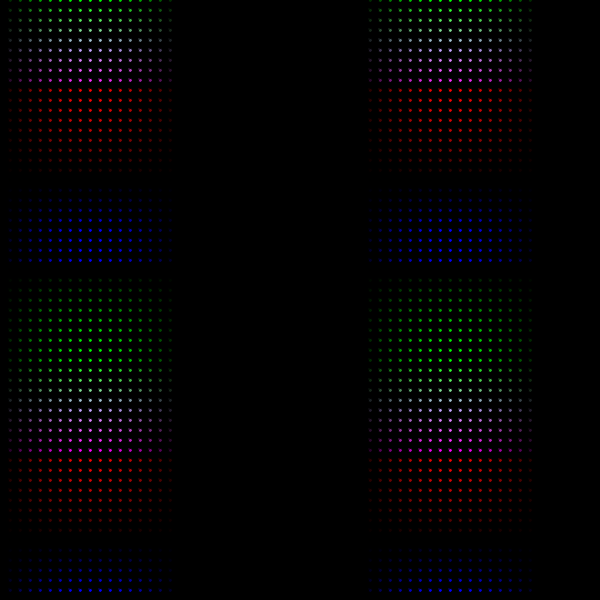
Frame 1 (no input)
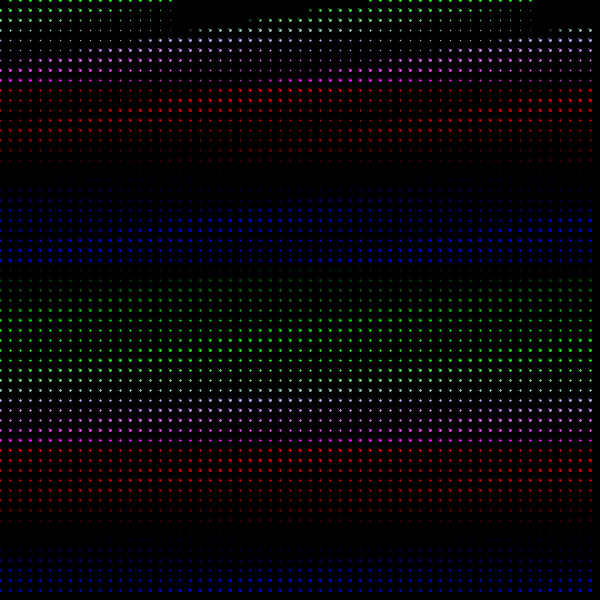
Frame 60 (the mouse pressed at the canvas centre just before this capture)
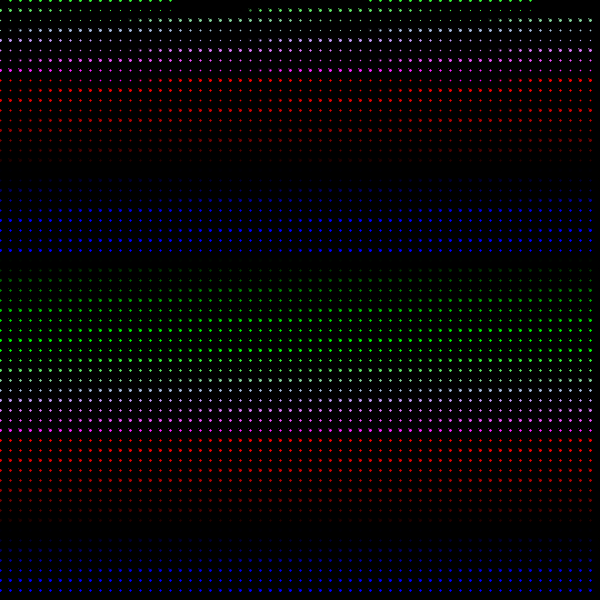
Frame 120 (the mouse held since frame 60 and released just before this capture)

The Processing sketch that drew these frames (run headless with seeded random() and noise(); from frame 60 on, the mouse is pressed at the canvas centre):

// Processing sketch: FS2_color_RBG
// ── FS2_color_RBG.pde
//import gifAnimation.*;

//GifMaker gifExport;

void setup(){
  size(600,600);
  background(0);
  smooth();
  //frameRate(25);
}
float s = 0;
float a;
float b;
float c;
void draw(){
  clear();
  for (int i=0;i<600;i+=10){
    a=sin(radians(i+s));
    b=cos(radians(i+s));
    c=tan(radians(i+s));
    for(int j=0;j<600;j+=10){
      fill(255*a,255*b,255*c,255*sin(radians(j+i*s)));
      ellipse(j,i,4,4);
    }
  }
  s=s+0.1;
}
